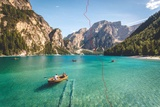
#> input picture images/beach.jpg, 160 x 107 px, shrunk from 800 x 533 before the run
$ python seam_carving.py -image images/beach.jpg
#> lines starting #> are read from the running program, lines starting #| are printed output that depends on the picture
#> further down, image is the input picture: shape (107, 160, 3); mean B, G, R 135.7, 143.3, 107
"""seam-carving.py
  Written by Husam Alsayed Ahmad
  AI Engineer
  husamalsayedahmad@gmail.com
  August 2021
"""
import numpy as np
import os
import cv2
import copy
from numba import jit
import argparse
from PIL import Image
import sys
import numpy as np
from scipy.ndimage.filters import convolve
parser = argparse.ArgumentParser(description = 'reduce the image with seam-carving algorithm')
parser.add_argument('-image', type = str, help = 'path of an image')
parser.add_argument('-wcut', type = int, help = 'the number of pixels to remove in the width')
parser.add_argument('-hcut', type = int, help = 'the number of pixels to remove in the height')
args = parser.parse_args()
EPS = 1e-8
def calc_energy(img):
    filter_du = np.array([
        [1.0, 2.0, 1.0],
        [0.0, 0.0, 0.0],
        [-1.0, -2.0, -1.0],
    ])
    filter_du = np.stack([filter_du] * 3, axis=2)

    filter_dv = np.array([
        [1.0, 0.0, -1.0],
        [2.0, 0.0, -2.0],
        [1.0, 0.0, -1.0],
    ])
    filter_dv = np.stack([filter_dv] * 3, axis=2)

    img = img.astype('float32')
    convolved = np.sqrt(convolve(img, filter_du)**2  + (convolve(img, filter_dv)**2))

    energy_map = convolved.sum(axis=2)

    return energy_map

@jit(nopython=True)
def get_least_energy_columns(dp,arr,i,j):
  if i == arr.shape[0]:
    return 0
  if j == arr.shape[1]:
    return 1e12
  if dp[i][j] != -1:
    return dp[i][j]
  ret = 1e12
  for k in range(-1,2):
    if j + k < 0 or j + k >= arr.shape[1]:
      continue
    ret = min(ret, get_least_energy_columns(dp,arr,i + 1,j + k) + arr[i,j])
  dp[i][j] = ret
  return ret

@jit(nopython=True)
def build_least_energy_columns(dp, lst,arr,i,j):
  if i == arr.shape[0]:
    return 0
  if j == arr.shape[1]:
    return 1e12
  ret = 1e12
  for k in range(-1,2):
    if j + k < 0 or j + k >= arr.shape[1]:
      continue
    ret = min(ret, get_least_energy_columns(dp, arr,i + 1,j + k) + arr[i,j])
  for k in range(-1,2):
    if j + k < 0 or j + k >= arr.shape[1]:
      continue
    av = get_least_energy_columns(dp, arr,i + 1,j + k) + arr[i,j]
    if abs(av - ret) < EPS:
      lst[i] = j + k
      build_least_energy_columns(dp, lst,arr,i + 1,j + k)
      break

@jit(nopython=True)
def get_least_energy_rows(dp,arr,i,j):
  if j == arr.shape[1]:
    return 0
  if i == arr.shape[0]:
    return 1e12
  if dp[i][j] != -1:
    return dp[i][j]
  ret = 1e12
  for k in range(-1,2):
    if i + k < 0 or i + k >= arr.shape[0]:
      continue
    ret = min(ret, get_least_energy_rows(dp,arr,i + k,j + 1) + arr[i,j])
  dp[i][j] = ret
  return ret

@jit(nopython=True)
def build_least_energy_rows(dp, lst,arr,i,j):
  if j == arr.shape[1]:
    return 0
  if i == arr.shape[0]:
    return 1e12
  ret = 1e12
  for k in range(-1,2):
    if i + k < 0 or i + k >= arr.shape[0]:
      continue
    ret = min(ret, get_least_energy_rows(dp, arr,i + k, j + 1) + arr[i,j])
  for k in range(-1,2):
    if i + k < 0 or i + k >= arr.shape[0]:
      continue
    av = get_least_energy_rows(dp, arr,i + k,j + 1) + arr[i,j]
    if abs(av - ret) < EPS:
      lst[j] = i + k
      build_least_energy_rows(dp, lst,arr,i + k,j + 1)
      break

@jit(nopython=True)
def re_initialize(image_shape):
  dp = np.zeros(shape = (image_shape[0],image_shape[1] ))
  for i in range(dp.shape[0]):
    for j in range(dp.shape[1]):
      dp[i,j] = -1
  return dp

def get_deleted_lst(sobel_img,columns = True):
  ans = 1e12
  dp = re_initialize(sobel_img.shape)
  if columns:
    lst = np.zeros(shape = (sobel_img.shape[0],),dtype='int')
    for i in range(sobel_img.shape[1]):
      v = get_least_energy_columns(dp, sobel_img, 0, i)
      if v < ans:
        ans = v
        lst = np.zeros(shape = (sobel_img.shape[0],),dtype='int')
        build_least_energy_columns(dp, lst, sobel_img, 0, i)
  else:
    lst = np.zeros(shape = (sobel_img.shape[1],),dtype='int')
    for i in range(sobel_img.shape[0]):
      v = get_least_energy_rows(dp, sobel_img, i, 0)
      if v < ans:
        ans = v
        lst = np.zeros(shape = (sobel_img.shape[1],),dtype='int')
        build_least_energy_rows(dp, lst, sobel_img, i, 0)
  return lst

def get_new_image(original_image,num_deleted_columns,num_deleted_rows):
#> called with num_deleted_columns = 100, num_deleted_rows = 100
  for i in range(num_deleted_columns):
    sobel_image = calc_energy(original_image)
    lst = get_deleted_lst(sobel_image)
    cutted_image = np.zeros(shape = (original_image.shape[0],original_image.shape[1] - 1,original_image.shape[2]))
    for index, value in enumerate(lst):
      new_image_row =  np.concatenate( [ original_image[index,:value,:] , original_image[index, value + 1:,:]] )
      cutted_image[index,:,:] = new_image_row
    original_image = copy.deepcopy(cutted_image)
#> this loop made 100 passes
#> pass 1, in calc_energy, `convolved = np.sqrt(convolve(img, filter_du)**2  + (convolve(img, filt..`:
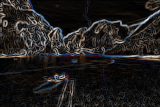
#> convolved: shape (107, 160, 3) float32; mean B, G, R 241.4, 248.3, 266.7; drawn with min black and max white
#> pass 1, in calc_energy, `energy_map = convolved.sum(axis=2)`:
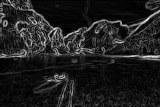
#> energy_map: shape (107, 160) float32; min 8, max 5984.5, mean 756.4; drawn with min black and max white
#> after the loop:
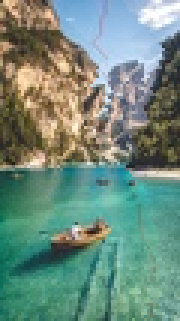
#> cutted_image: shape (107, 60, 3) float64 (shown 3 times larger); mean of channels 0, 1, 2 126.4, 139.7, 111.4; drawn as B, G, R
#> after the loop:
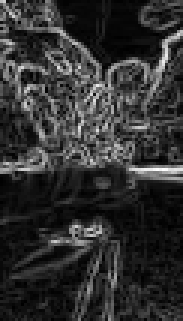
#> sobel_image: shape (107, 61) float32 (shown 3 times larger); min 45.69, max 5594.9, mean 1114.6; drawn with min black and max white

  for i in range(num_deleted_rows):
    sobel_image = calc_energy(original_image)
    lst = get_deleted_lst(sobel_image,False)
    cutted_image = np.zeros(shape = (original_image.shape[0] - 1,original_image.shape[1],original_image.shape[2]))
    for index, value in enumerate(lst):
      new_image_col =  np.concatenate( [ original_image[:value,index,:] , original_image[value + 1:, index,:]] )
      cutted_image[:,index,:] = new_image_col
    original_image = copy.deepcopy(cutted_image)
#> this loop made 100 passes
#> pass 1, in calc_energy (call 101), `convolved = np.sqrt(convolve(img, filter_du)**2  + (convolve(img, filt..`:
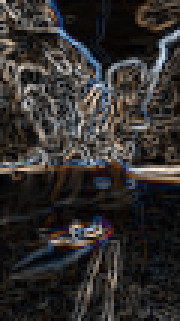
#> convolved: shape (107, 60, 3) float32 (shown 3 times larger); mean B, G, R 358.5, 369.1, 393.2; drawn with min black and max white
#> pass 1, in calc_energy (call 101), `energy_map = convolved.sum(axis=2)`:
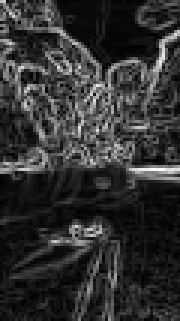
#> energy_map: shape (107, 60) float32 (shown 3 times larger); min 29.98, max 5594.9, mean 1120.8; drawn with min black and max white
  return original_image


if __name__ == '__main__':
  image = cv2.imread(args.image)
  name = args.image.split('/')[-1]
  new_image = get_new_image(image,100,100)
  folder_name = './outputs'
  if not os.path.exists(folder_name):
        os.mkdir(folder_name)
  cv2.imwrite(f'{folder_name}/{name}',new_image)
